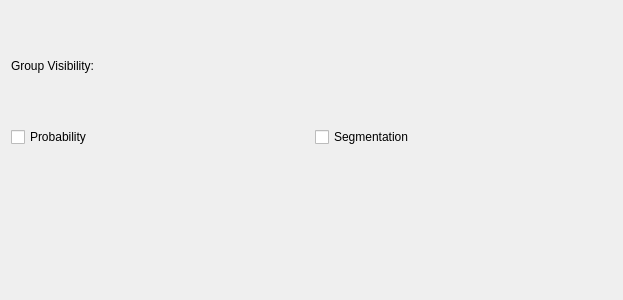
<?xml version="1.0" encoding="UTF-8"?>
<ui version="4.0">
 <class>Form</class>
 <widget class="QWidget" name="Form">
  <property name="geometry">
   <rect>
    <x>0</x>
    <y>0</y>
    <width>623</width>
    <height>300</height>
   </rect>
  </property>
  <property name="windowTitle">
   <string>Form</string>
  </property>
  <layout class="QGridLayout" name="gridLayout_2">
   <item row="0" column="0">
    <layout class="QGridLayout" name="gridLayout">
     <item row="0" column="0">
      <widget class="QLabel" name="label">
       <property name="text">
        <string>Group Visibility:</string>
       </property>
      </widget>
     </item>
     <item row="1" column="0">
      <widget class="QCheckBox" name="checkShowPredictions">
       <property name="text">
        <string>Probability</string>
       </property>
      </widget>
     </item>
	 <item row="1" column="1">
      <widget class="QCheckBox" name="checkShowSegmentation">
       <property name="text">
        <string>Segmentation</string>
       </property>
      </widget>
     </item>
    </layout>
   </item>
   <item row="1" column="0">
    <widget class="ViewerControls" name="viewerControls" native="true">
     <property name="autoFillBackground">
      <bool>false</bool>
     </property>
    </widget>
   </item>
  </layout>
 </widget>
 <customwidgets>
  <customwidget>
   <class>ViewerControls</class>
   <extends>QWidget</extends>
   <header>ilastik.widgets.viewerControls</header>
  </customwidget>
 </customwidgets>
 <resources/>
 <connections/>
</ui>
